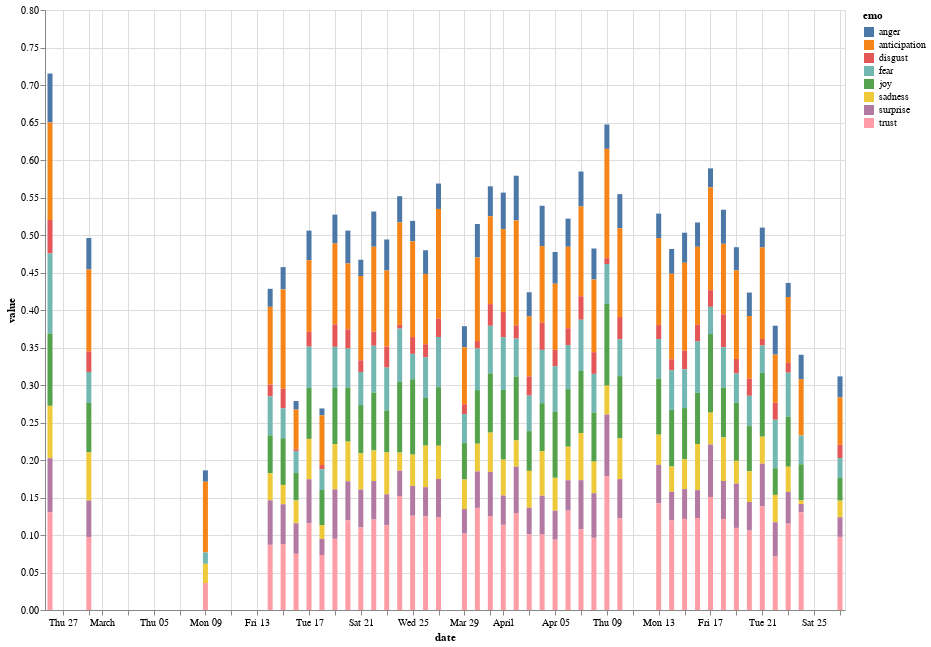

Notebook source saved alongside this figure:
### Code cell
trump_feels = emotions_df[emotions_df['speaker']=='Donald Trump']
trump_feels_by_date = trump_feels.groupby(['date']).mean().reset_index()
trump_feels_by_date = trump_feels_by_date.melt('date', var_name='emo', value_name='value')
trump_feels_by_date

alt.Chart(trump_feels_by_date).mark_bar().encode(
    x='date:T',
    y='value:Q',
    color='emo:N'
).properties(width=800, height = 600)

### Figure 1 — Vega-Lite specification as saved in the notebook (floating-point values rounded to 4 significant figures; data arrays with more than 128 entries replaced by an {"elided": "..."} marker saying what was removed)
{"config": {"view": {"continuousWidth": 400, "continuousHeight": 300}}, "data": {"name": "data-6b672a8fec2175c3a0f6508b42501485"}, "mark": "bar", "encoding": {"color": {"type": "nominal", "field": "emo"}, "x": {"type": "temporal", "field": "date"}, "y": {"type": "quantitative", "field": "value"}}, "height": 600, "width": 800, "$schema": "https://vega.github.io/schema/vega-lite/v4.0.2.json", "datasets": {"data-6b672a8fec2175c3a0f6508b42501485": {"elided": "344 records"}}}
